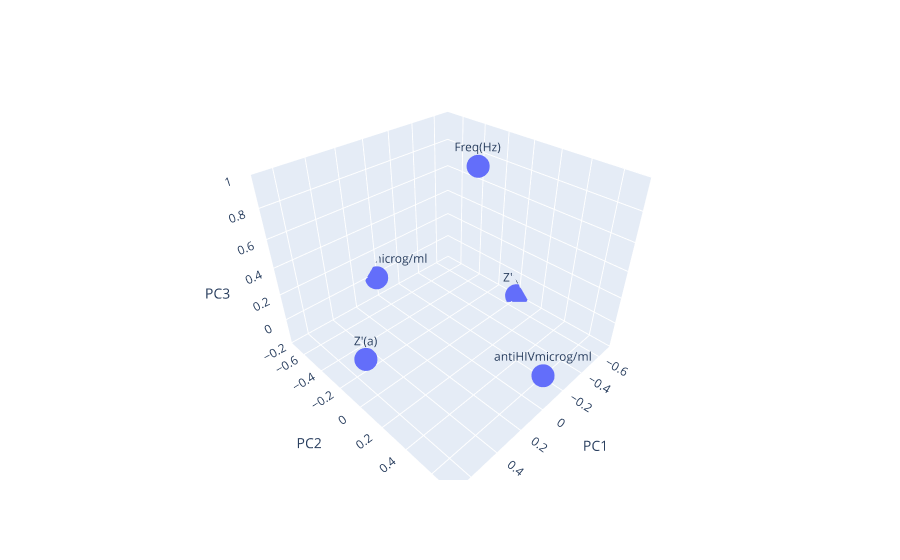

This figure's notebook cell:
### Code cell
# 5. Loadings Plot

loadings_label = df_loadings.index
# loadings_label = df_loadings.index.str.strip(' (cm)')

fig = px.scatter_3d(df_loadings, x='PC1', y='PC2', z='PC3', text=loadings_label)
fig.show()

### Figure 1 — Plotly figure (JSON) as saved in the notebook; plotly's stock layout.template omitted (floating-point values rounded to 4 significant figures)
{"data": [{"hovertemplate": "PC1=%{x}<br>PC2=%{y}<br>PC3=%{z}<br>index=%{text}<extra></extra>", "legendgroup": "", "marker": {"color": "#636efa", "symbol": "circle"}, "mode": "markers+text", "name": "", "scene": "scene", "showlegend": false, "text": ["Freq(Hz)", "Z'(a)", "Z''(b)", "antiHIVmicrog/ml", "antiHCVmicrog/ml"], "type": "scatter3d", "x": [-0.2513, 0.6824, -0.6852, -0.02129, 0.03525], "y": [-0.02927, 0.052, 0.004309, 0.7079, -0.7038], "z": [0.9673, 0.1865, -0.17, 0.02558, -0.001761]}], "layout": {"legend": {"tracegroupgap": 0}, "margin": {"t": 60}, "scene": {"domain": {"x": [0, 1], "y": [0, 1]}, "xaxis": {"title": {"text": "PC1"}}, "yaxis": {"title": {"text": "PC2"}}, "zaxis": {"title": {"text": "PC3"}}}}}
